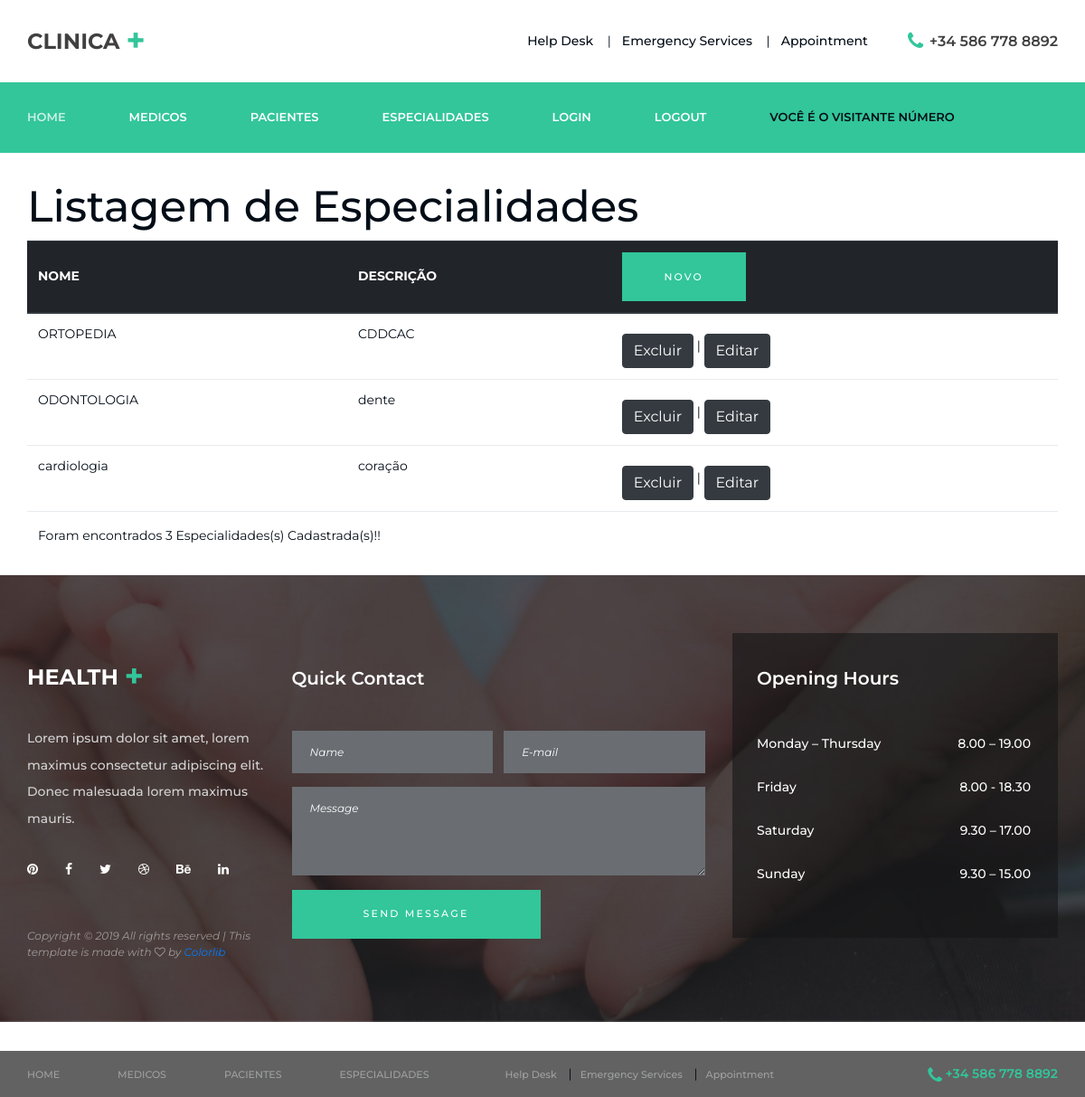
The app's page /gestao/specialty/ with its own data.
### Gestao/models.py (models this page shows, shortened)
class Specialty(models.Model):
    name = models.CharField(max_length=30)
    description = models.CharField(max_length=255)

### Gestao/views.py (the view)
# urls.py: path('specialty/',views.specialty_list),
def specialty_list(request):
    specialtys = Specialty.objects.all()
    return render(request, 'specialty/list.html',{'specialtys':specialtys})

### Gestao/templates/specialty/list.html (shortened to what this page needs)
{% extends "base.html" %} {% block content %}
<div class="container">
    <div class="row">
        <div class="col-12">
            <table class="table">
                <h1>Listagem de Especialidades</h1>
                <thead class="thead-dark">
                    <tr>
                        <th>NOME</th>
                        <th>DESCRIÇÃO</th>
                        <th>
                            <div class="button home_button">
                                <a href="/gestao/specialty/new/">
                                    <span>Novo</span>
                                </a>
                            </div>
                        </th>
                    </tr>
                </thead>
                <tbody>
                    {% for specialty in specialtys %}
                    <tr>
                        <td>{{specialty.name}}</td>
                        <td>{{specialty.description}}</td>
                        <td>
                            <a href="/gestao/specialty/delete/{{specialty.id}}/">
                                <button type="button" class="btn btn-dark">Excluir</button>
                            </a>
                            |
                            <a href="/gestao/specialty/edit/{{specialty.id}}/">
                                <button type="button" class="btn btn-dark">Editar</button>
                            </a>
                        </td>
                    </tr>
                    {% endfor %}
                </tbody>
                <tfoot>
                    <tr>
                        <td id="rodape" colspan="3">
                            <p>Foram encontrados {{specialtys | length}} Especialidades(s) Cadastrada(s)!!</p>
                        </td>
                    </tr>
                </tfoot>
            </table>
        </div>
    </div>
</div>
{% endblock %}

### Gestao/static/styles/services.css (style rules this page uses)
* { margin: 0; padding: 0; -webkit-font-smoothing: antialiased; -webkit-text-shadow: rgba(0,0,0,.01) 0 0 1px; text-shadow: rgba(0,0,0,.01) 0 0 1px; }
body { font-family: 'Montserrat', sans-serif; font-size: 14px; font-weight: 400; background: #FFFFFF; color: #030d17; }
div { display: block; position: relative; -webkit-box-sizing: border-box; -moz-box-sizing: border-box; box-sizing: border-box; }
p { font-family: 'Montserrat', sans-serif; font-size: 14px; line-height: 2.14; font-weight: 400; color:#030d17; -webkit-font-smoothing: antialiased; -webkit-text-shadow: rgba(0,0,0,.01) 0 0 1px; text-shadow: rgba(0,0,0,.01) 0 0 1px; }
p:last-of-type { margin-bottom: 0; }
a, a:hover, a:visited, a:active, a:link { text-decoration: none; -webkit-font-smoothing: antialiased; -webkit-text-shadow: rgba(0,0,0,.01) 0 0 1px; text-shadow: rgba(0,0,0,.01) 0 0 1px; }
h1 { font-size: 48px; }
h1, h2, h3, h4, h5, h6 { font-family: 'Montserrat', sans-serif; -webkit-font-smoothing: antialiased; -webkit-text-shadow: rgba(0,0,0,.01) 0 0 1px; text-shadow: rgba(0,0,0,.01) 0 0 1px; }
.button { width: 137px; height: 54px; background: #32c69a; overflow: hidden; }
.button a { display: block; position: relative; width: 100%; height: 100%; text-align: center; }
.button a span { font-size: 11px; font-weight: 500; color: #FFFFFF; line-height: 54px; letter-spacing: 0.2em; text-transform: uppercase; white-space: nowrap; -webkit-transition: all 400ms ease; -moz-transition: all 400ms ease; -ms-transition: all 400ms ease; -o-transition: all 400ms ease; transition: all 400ms ease; }
.button a span:first-child { position: absolute; top: 50%; left: 50%; -webkit-transform: translate(-50%, -50%); -moz-transform: translate(-50%, -50%); -ms-transform: translate(-50%, -50%); -o-transform: translate(-50%, -50%); transform: translate(-50%, -50%); }

### records on screen
Specialty: name "ORTOPEDIA", description "CDDCAC"
Specialty: name "ODONTOLOGIA", description "dente"
Specialty: name "cardiologia", description "coração"

### other values on screen
{{ specialtys | length }} "3"
